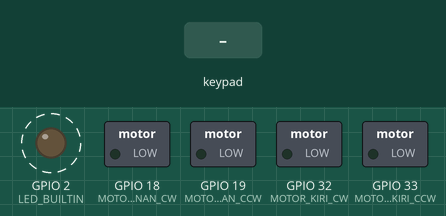
The sketch below on a simulated ESP32. On the bench: switched loads named in the sketch (green lamp = pin HIGH), output pins drawn as LEDs (lit = HIGH). Dashed ring = blinking. The test bench sets the inputs (shaded band). Nothing arrives over Bluetooth unless stated; what the sketch prints to the serial monitor is not drawn.

Above: at 1.2 s.
1.3 s: key '+' pressed
4.3 s: key '-' pressed
Timing chart, 0 to 13.3 s (numbered marks = the images above; inputs shaded):
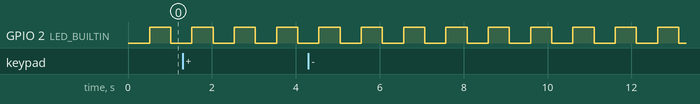

The sketch:

boccher_v2_PS3.ino
```cpp
/*
 *  SumoBot 3kg TechnoCorner 2025 - PS3 Controller Version
 *  Ready to Win for TechnoCorner 2025!!
 *  Boccher Team
 *  Component : Motor JGA25-370 dengan driver terintegrasi, PS3 Controller, ESP32 Doit Devkit V1
 *
 *  Library yang diperlukan:
 *  - PS3Controller by Jeffery Pernis (install via Library Manager)
 *
 *  Cara pairing PS3 Controller:
 *  1. Upload kode ini ke ESP32
 *  2. Buka Serial Monitor
 *  3. Hubungkan PS3 controller ke komputer via USB
 *  4. Tekan tombol PS pada controller
 *  5. Controller akan otomatis terhubung ke ESP32
 */

#include <Ps3Controller.h>

// Motor kiri
#define MOTOR_KIRI_CW  32
#define MOTOR_KIRI_CCW 33

// Motor kanan
#define MOTOR_KANAN_CW  18
#define MOTOR_KANAN_CCW 19

// PWM Configuration
#define PWM_FREQUENCY          1000  // Reduced frequency for motor drivers
#define PWM_RESOLUTION         8
#define PWM_CHANNEL_KIRI_CW    0
#define PWM_CHANNEL_KIRI_CCW   1
#define PWM_CHANNEL_KANAN_CW   2
#define PWM_CHANNEL_KANAN_CCW  3

// Control parameters
#define STICK_DEADZONE 15      // Deadzone untuk analog stick (0-128)
#define MAX_STICK_VALUE 128    // Maximum value dari analog stick
int maxSpeed = 255;
int minSpeed = 60;            // Minimum speed untuk motor response yang baik

// Connection status
bool isPS3Connected = false;
unsigned long lastPS3Signal = 0;
#define PS3_TIMEOUT 3000      // PS3 signal timeout (milliseconds)

// LED status
#define LED_BUILTIN 2
unsigned long lastBlinkTime = 0;
bool ledState = false;

// Control mode
enum ControlMode {
  NORMAL_MODE,
  ROTATE_MODE,
  EMERGENCY_STOP
};
ControlMode currentMode = NORMAL_MODE;

// PS3 Controller callback functions
void onConnect() {
  Serial.println("PS3 Controller terhubung!");
  isPS3Connected = true;
  lastPS3Signal = millis();

  // Set LED warna untuk indikasi koneksi (opsional)
  Ps3.setLed(1, 0, 0); // LED Player 1 merah
}

void onDisconnect() {
  Serial.println("PS3 Controller terputus!");
  isPS3Connected = false;
  stopMotors();
}

void notify() {
  // Update timestamp setiap kali ada input
  lastPS3Signal = millis();

  // Emergency stop check (tombol SELECT)
  if (Ps3.data.button.select) {
    currentMode = EMERGENCY_STOP;
    stopMotors();
    Serial.println("EMERGENCY STOP!");
    return;
  }

  // Mode switching dengan tombol START
  if (Ps3.data.button.start) {
    static unsigned long lastModeSwitch = 0;
    if (millis() - lastModeSwitch > 500) { // Debounce 500ms
      if (currentMode == NORMAL_MODE) {
        currentMode = ROTATE_MODE;
        Serial.println("Mode: ROTATE");
        Ps3.setLed(0, 1, 0); // LED hijau untuk rotate mode
      } else {
        currentMode = NORMAL_MODE;
        Serial.println("Mode: NORMAL");
        Ps3.setLed(1, 0, 0); // LED merah untuk normal mode
      }
      lastModeSwitch = millis();
    }
  }

  // Reset emergency stop dengan tombol PS
  if (Ps3.data.button.ps && currentMode == EMERGENCY_STOP) {
    currentMode = NORMAL_MODE;
    Serial.println("Emergency stop direset");
    Ps3.setLed(1, 0, 0); // LED merah untuk normal mode
  }
}

void setup() {
  Serial.begin(115200);

  // Setup motor pins sebagai output
  pinMode(MOTOR_KIRI_CW, OUTPUT);
  pinMode(MOTOR_KIRI_CCW, OUTPUT);
  pinMode(MOTOR_KANAN_CW, OUTPUT);
  pinMode(MOTOR_KANAN_CCW, OUTPUT);
  pinMode(LED_BUILTIN, OUTPUT);
  digitalWrite(LED_BUILTIN, LOW);

  // Setup PWM channels
  ledcSetup(PWM_CHANNEL_KIRI_CW, PWM_FREQUENCY, PWM_RESOLUTION);
  ledcSetup(PWM_CHANNEL_KIRI_CCW, PWM_FREQUENCY, PWM_RESOLUTION);
  ledcSetup(PWM_CHANNEL_KANAN_CW, PWM_FREQUENCY, PWM_RESOLUTION);
  ledcSetup(PWM_CHANNEL_KANAN_CCW, PWM_FREQUENCY, PWM_RESOLUTION);

  ledcAttachPin(MOTOR_KIRI_CW, PWM_CHANNEL_KIRI_CW);
  ledcAttachPin(MOTOR_KIRI_CCW, PWM_CHANNEL_KIRI_CCW);
  ledcAttachPin(MOTOR_KANAN_CW, PWM_CHANNEL_KANAN_CW);
  ledcAttachPin(MOTOR_KANAN_CCW, PWM_CHANNEL_KANAN_CCW);

  // Initialize PS3 Controller
  Ps3.attach(notify);
  Ps3.attachOnConnect(onConnect);
  Ps3.attachOnDisconnect(onDisconnect);
  Ps3.begin("01:02:03:04:05:06"); // MAC address ESP32 (akan otomatis terdeteksi)

  stopMotors();

  Serial.println("Robot Sumo PS3 Control Ready!");
  Serial.println("Motor: JGA25-370 dengan driver terintegrasi");
  Serial.println("Menunggu koneksi PS3 Controller...");
  Serial.println("");
  Serial.println("Kontrol:");
  Serial.println("- Left Stick (Y): Maju/mundur");
  Serial.println("- Right Stick (X): Belok kiri/kanan");
  Serial.println("- START: Toggle Normal/Rotate mode");
  Serial.println("  * Normal: Maju/mundur + belok bersamaan");
  Serial.println("  * Rotate: Hanya rotate tanpa maju/mundur");
  Serial.println("- SELECT: Emergency stop");
  Serial.println("- PS Button: Reset emergency stop");
  Serial.println("- L1/R1: Turbo speed");
  Serial.println("");
}

void loop() {
  // Check PS3 connection status
  checkPS3Connection();

  // Handle LED status
  handleLEDStatus();

  // Process PS3 commands if connected and not in emergency stop
  if (isPS3Connected && currentMode != EMERGENCY_STOP) {
    processPS3Commands();
  } else if (currentMode == EMERGENCY_STOP) {
    stopMotors(); // Pastikan motor berhenti saat emergency stop
  }

  // Debug output (comment out untuk kompetisi)
  static unsigned long lastDebugTime = 0;
  if (millis() - lastDebugTime >= 1000) {
    lastDebugTime = millis();
    if (isPS3Connected) {
      Serial.print("LX: "); Serial.print(Ps3.data.analog.stick.lx);
      Serial.print(" LY: "); Serial.print(Ps3.data.analog.stick.ly);
      Serial.print(" RX: "); Serial.print(Ps3.data.analog.stick.rx);
      Serial.print(" RY: "); Serial.print(Ps3.data.analog.stick.ry);
      Serial.print(" Mode: ");
      if (currentMode == NORMAL_MODE) Serial.print("NORMAL");
      else if (currentMode == ROTATE_MODE) Serial.print("ROTATE");
      else Serial.print("EMERGENCY");
      Serial.println();
    }
  }

  delay(20);
}

void checkPS3Connection() {
  unsigned long currentTime = millis();

  // Check timeout untuk koneksi PS3
  if (isPS3Connected && (currentTime - lastPS3Signal > PS3_TIMEOUT)) {
    Serial.println("PS3 Controller timeout!");
    isPS3Connected = false;
    stopMotors();
  }
}

void handleLEDStatus() {
  if (isPS3Connected) {
    // Blink LED when connected
    unsigned long currentTime = millis();
    if (currentTime - lastBlinkTime >= 500) {
      lastBlinkTime = currentTime;
      ledState = !ledState;
      digitalWrite(LED_BUILTIN, ledState);
    }
  } else {
    // LED off when disconnected
    digitalWrite(LED_BUILTIN, LOW);
  }
}

void processPS3Commands() {
  // Check untuk turbo speed (L1 atau R1)
  int speedMultiplier = 1;
  if (Ps3.data.button.l1 || Ps3.data.button.r1) {
    speedMultiplier = 2; // Turbo mode
  }

  // LEFT STICK: Kontrol maju/mundur saja (Y-axis)
  int throttle = -Ps3.data.analog.stick.ly; // Invert Y axis (up = positive)

  // RIGHT STICK: Kontrol belok/rotate (X-axis)
  int steering = Ps3.data.analog.stick.rx;  // Left = negative, Right = positive

  // Apply deadzone
  if (abs(throttle) < STICK_DEADZONE) throttle = 0;
  if (abs(steering) < STICK_DEADZONE) steering = 0;

  // Convert dari stick value (-128 to 127) ke motor speed
  throttle = map(throttle, -MAX_STICK_VALUE, MAX_STICK_VALUE, -maxSpeed, maxSpeed);
  steering = map(steering, -MAX_STICK_VALUE, MAX_STICK_VALUE, -maxSpeed, maxSpeed);

  // Apply speed multiplier
  throttle *= speedMultiplier;
  steering *= speedMultiplier;

  // Constrain values
  throttle = constrain(throttle, -maxSpeed, maxSpeed);
  steering = constrain(steering, -maxSpeed, maxSpeed);

  if (currentMode == NORMAL_MODE) {
    // Normal mode: Kombinasi maju/mundur + belok
    moveRobot(throttle, steering);

  } else if (currentMode == ROTATE_MODE) {
    // Rotate mode: Hanya rotate tanpa maju/mundur
    if (abs(steering) > 0) {
      if (steering > 0) {
        rotateRight(abs(steering));
      } else {
        rotateLeft(abs(steering));
      }
    } else {
      stopMotors();
    }
  }
}

void moveRobot(int throttle, int steering) {
  // Tank drive mixing
  int leftMotorSpeed  = throttle + steering;
  int rightMotorSpeed = throttle - steering;

  // Constrain speeds
  leftMotorSpeed  = constrain(leftMotorSpeed, -maxSpeed, maxSpeed);
  rightMotorSpeed = constrain(rightMotorSpeed, -maxSpeed, maxSpeed);

  setMotorSpeed(leftMotorSpeed, rightMotorSpeed);
}

void setMotorSpeed(int leftSpeed, int rightSpeed) {
  // Motor kiri
  // Untuk maju: motor kiri harus berputar CCW
  // Untuk mundur: motor kiri harus berputar CW
  if (leftSpeed > 0) {
    // Maju - CCW
    ledcWrite(PWM_CHANNEL_KIRI_CW, 0);
    ledcWrite(PWM_CHANNEL_KIRI_CCW, leftSpeed);
  } else if (leftSpeed < 0) {
    // Mundur - CW
    ledcWrite(PWM_CHANNEL_KIRI_CW, -leftSpeed);
    ledcWrite(PWM_CHANNEL_KIRI_CCW, 0);
  } else {
    // Stop
    ledcWrite(PWM_CHANNEL_KIRI_CW, 0);
    ledcWrite(PWM_CHANNEL_KIRI_CCW, 0);
  }

  // Motor kanan
  // Untuk maju: motor kanan harus berputar CW
  // Untuk mundur: motor kanan harus berputar CCW
  if (rightSpeed > 0) {
    // Maju - CW
    ledcWrite(PWM_CHANNEL_KANAN_CW, rightSpeed);
    ledcWrite(PWM_CHANNEL_KANAN_CCW, 0);
  } else if (rightSpeed < 0) {
    // Mundur - CCW
    ledcWrite(PWM_CHANNEL_KANAN_CW, 0);
    ledcWrite(PWM_CHANNEL_KANAN_CCW, -rightSpeed);
  } else {
    // Stop
    ledcWrite(PWM_CHANNEL_KANAN_CW, 0);
    ledcWrite(PWM_CHANNEL_KANAN_CCW, 0);
  }
}

void rotateLeft(int speed) {
  // Rotate left: motor kiri mundur (CW), motor kanan maju (CW)
  ledcWrite(PWM_CHANNEL_KIRI_CW, speed);   // Motor kiri CW (mundur)
  ledcWrite(PWM_CHANNEL_KIRI_CCW, 0);
  ledcWrite(PWM_CHANNEL_KANAN_CW, speed);  // Motor kanan CW (maju)
  ledcWrite(PWM_CHANNEL_KANAN_CCW, 0);
}

void rotateRight(int speed) {
  // Rotate right: motor kiri maju (CCW), motor kanan mundur (CCW)
  ledcWrite(PWM_CHANNEL_KIRI_CW, 0);
  ledcWrite(PWM_CHANNEL_KIRI_CCW, speed);  // Motor kiri CCW (maju)
  ledcWrite(PWM_CHANNEL_KANAN_CW, 0);
  ledcWrite(PWM_CHANNEL_KANAN_CCW, speed); // Motor kanan CCW (mundur)
}

void stopMotors() {
  ledcWrite(PWM_CHANNEL_KIRI_CW, 0);
  ledcWrite(PWM_CHANNEL_KIRI_CCW, 0);
  ledcWrite(PWM_CHANNEL_KANAN_CW, 0);
  ledcWrite(PWM_CHANNEL_KANAN_CCW, 0);
}
```

Measured:
- by itself, GPIO 2 (LED_BUILTIN): alternates HIGH for 0.50 s and LOW for 0.50 s
